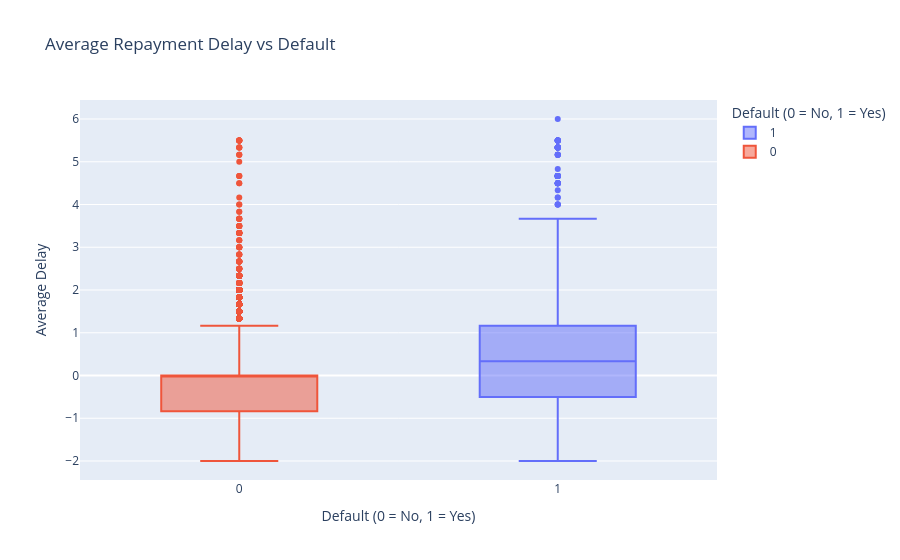

Here is the notebook cell this chart was saved with:
### Markdown cell above
---
### Repayment Delay vs Default

This visualization shows how repayment delays relate to default behavior.

Behavioral features such as delay frequency and severity are expected to strongly distinguish defaulters from non-defaulters.

### Code cell
fig = px.box(
    df,
    x="default",
    y="avg_delay",
    color="default",
    title="Average Repayment Delay vs Default",
    labels={"default": "Default (0 = No, 1 = Yes)", "avg_delay": "Average Delay"},
)
fig.show()

### Figure 1 — Plotly figure (JSON) as saved in the notebook; plotly's stock layout.template omitted (floating-point values rounded to 4 significant figures; data arrays with more than 128 entries replaced by an {"elided": "..."} marker saying what was removed)
{"data": [{"alignmentgroup": "True", "hovertemplate": "Default (0 = No, 1 = Yes)=%{x}<br>Average Delay=%{y}<extra></extra>", "legendgroup": "1", "marker": {"color": "#636efa"}, "name": "1", "notched": false, "offsetgroup": "1", "orientation": "v", "showlegend": true, "type": "box", "x": {"elided": "6636 int values"}, "x0": " ", "xaxis": "x", "y": {"elided": "6636 float values"}, "y0": " ", "yaxis": "y"}, {"alignmentgroup": "True", "hovertemplate": "Default (0 = No, 1 = Yes)=%{x}<br>Average Delay=%{y}<extra></extra>", "legendgroup": "0", "marker": {"color": "#EF553B"}, "name": "0", "notched": false, "offsetgroup": "0", "orientation": "v", "showlegend": true, "type": "box", "x": {"elided": "23364 int values"}, "x0": " ", "xaxis": "x", "y": {"elided": "23364 float values"}, "y0": " ", "yaxis": "y"}], "layout": {"autosize": true, "boxmode": "overlay", "legend": {"title": {"text": "Default (0 = No, 1 = Yes)"}, "tracegroupgap": 0}, "title": {"text": "Average Repayment Delay vs Default"}, "xaxis": {"anchor": "y", "autorange": true, "categoryarray": [1, 0], "categoryorder": "array", "domain": [0, 1], "range": [-0.5, 1.5], "title": {"text": "Default (0 = No, 1 = Yes)"}, "type": "linear"}, "yaxis": {"anchor": "x", "autorange": true, "domain": [0, 1], "range": [-2.444, 6.444], "title": {"text": "Average Delay"}, "type": "linear"}}}
